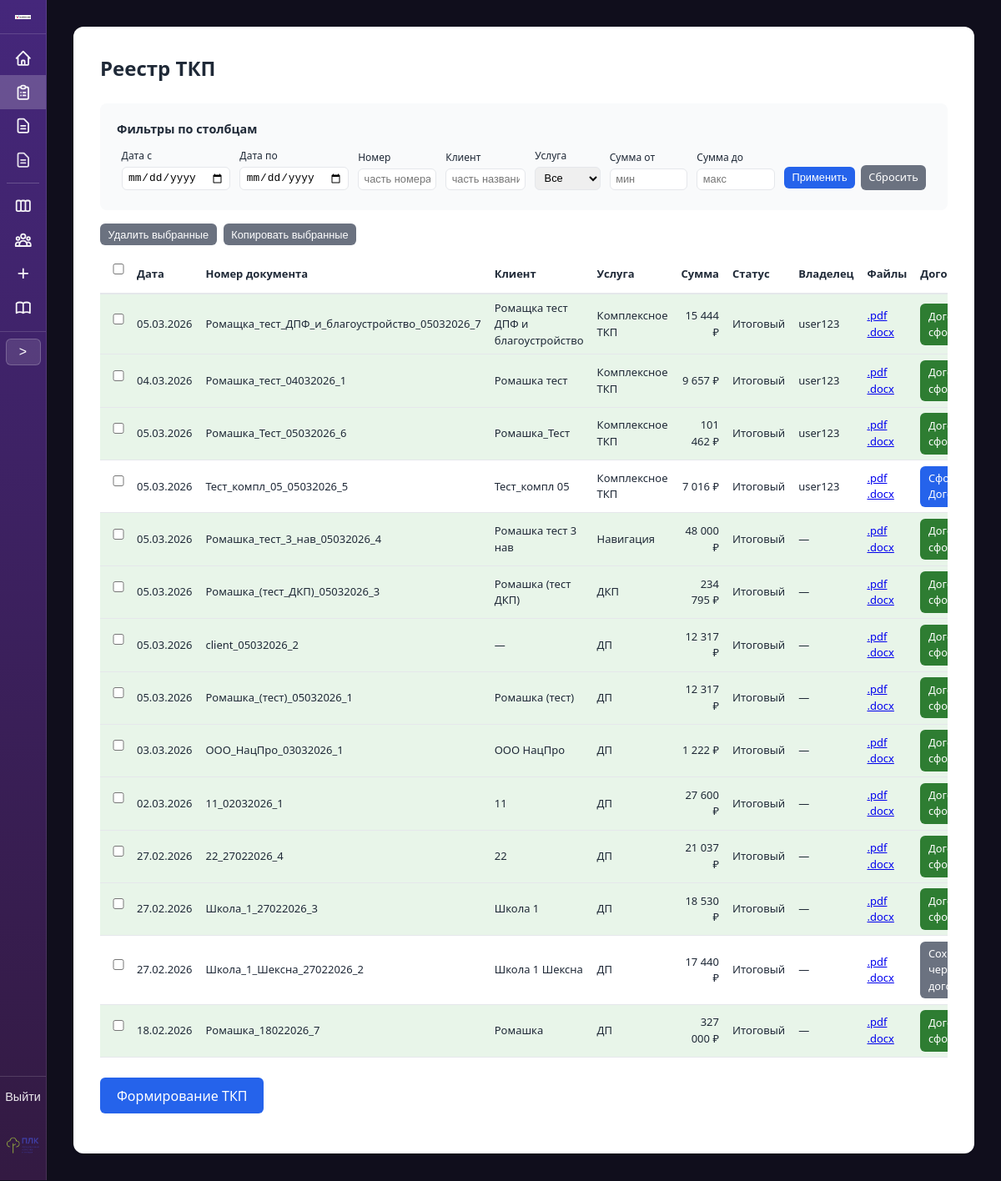
/table/ (signed in), run on an earlier commit of the app's database.
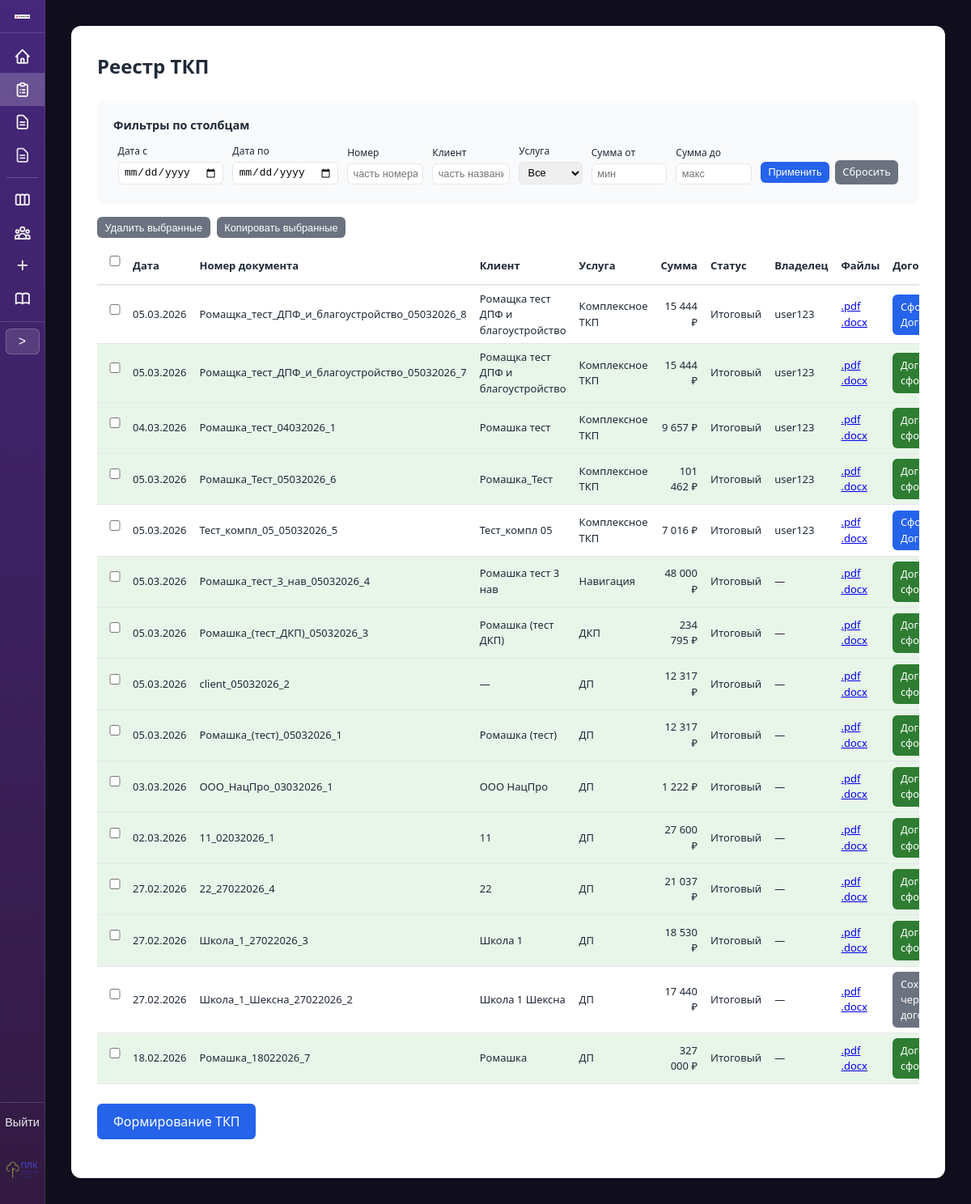
And on a later commit of the database.
### proposals/models.py (models this page shows, shortened)
class TKPRecord(models.Model):
    STATUS_DRAFT = 'draft'
    STATUS_FINAL = 'final'
    STATUS_CHOICES = [
        (STATUS_DRAFT, 'Черновик'),
        (STATUS_FINAL, 'Итоговый'),
    ]
    date = models.DateField('Дата')
    number = models.CharField('Номер документа', max_length=150, unique=True)
    client = models.CharField('Клиент', max_length=255, blank=True)
    service = models.CharField('Услуга', max_length=255)
    sum_total = models.DecimalField('Сумма', max_digits=15, decimal_places=2, default=0)
    room = models.TextField('Параметры объекта / помещение', blank=True)
    s = models.CharField('Площадь / количество', max_length=100, blank=True)
    text = models.TextField('Произвольный текст из ТКП', blank=True)
    status = models.CharField(
        'Статус',
        max_length=20,
        choices=STATUS_CHOICES,
        default=STATUS_FINAL,
    )
    notes = models.TextField('Заметки по сделке', blank=True, default='')
    rows_json = models.JSONField(
        'Строки комплексного ТКП (позиции)',
        null=True,
        blank=True,
        help_text='Список строк: service_name, comment, srok, unit, quantity, price_per_unit, total',
    )
    created_at = models.DateTimeField('Создано', auto_now_add=True)
    created_by = models.ForeignKey(
        settings.AUTH_USER_MODEL,
        on_delete=models.SET_NULL,
        null=True,
        blank=True,
        related_name='created_tkp_records',
        verbose_name='Владелец',
    )
    class Meta:
        verbose_name = 'Запись ТКП'
        verbose_name_plural = 'Записи ТКП'
        ordering = ['-created_at']

### proposals/views.py (the view, shortened to what this page needs)
# urls.py: path('table/', views.table_view, name='table'),
@login_required
@require_http_methods(['GET', 'POST'])
def table_view(request):
    records = TKPRecord.objects.select_related('created_by').all()
    date_from = request.GET.get('date_from', '').strip()
    date_to = request.GET.get('date_to', '').strip()
    number = request.GET.get('number', '').strip()
    client = request.GET.get('client', '').strip()
    service = request.GET.get('service', '').strip()
    sum_min = request.GET.get('sum_min', '').strip()
    sum_max = request.GET.get('sum_max', '').strip()
    if date_from:
        try:
            d = datetime.strptime(date_from, '%Y-%m-%d').date()
            records = records.filter(date__gte=d)
        except ValueError:
            pass
    if date_to:
        try:
            d = datetime.strptime(date_to, '%Y-%m-%d').date()
            records = records.filter(date__lte=d)
        except ValueError:
            pass
    if number:
        records = records.filter(number__icontains=number)
    if client:
        records = records.filter(client__icontains=client)
    if service:
        records = records.filter(service=service)
    if sum_min:
        try:
            records = records.filter(sum_total__gte=Decimal(sum_min.replace(',', '.')))
        except (ValueError, Exception):
            pass
    if sum_max:
        try:
            records = records.filter(sum_total__lte=Decimal(sum_max.replace(',', '.')))
        except (ValueError, Exception):
            pass
    services = list(TKPRecord.objects.values_list('service', flat=True).distinct().order_by('service'))
    contract_template_by_service = SERVICE_TO_CONTRACT_TEMPLATE
    contract_by_tkp = {
        c.tkp_id: c
        for c in ContractRecord.objects.filter(
            status=ContractRecord.STATUS_FINAL, tkp__isnull=False
        ).select_related('tkp')
    }
    contract_draft_by_tkp = {
        c.tkp_id: c
        for c in ContractRecord.objects.filter(
            status=ContractRecord.STATUS_DRAFT, tkp__isnull=False
        ).select_related('tkp')
    }
    contract_template_by_tkp = {}
    for r in records:
        if r.service == 'Комплексное ТКП' and r.rows_json:
            tpl = get_contract_template_for_complex_tkp(r.rows_json)
            contract_template_by_tkp[r.pk] = tpl if tpl else True
    context = {
        'records': records,
        'filters': {
            'date_from': date_from,
            'date_to': date_to,
            'number': number,
            'client': client,
            'service': service,
            'sum_min': sum_min,
            'sum_max': sum_max,
        },
        'services_list': services,
        'contract_template_by_service': contract_template_by_service,
        'contract_template_by_tkp': contract_template_by_tkp,
        'contract_by_tkp': contract_by_tkp,
        'contract_draft_by_tkp': contract_draft_by_tkp,
    }
    return render(request, 'proposals/table.html', context)

### proposals/templatetags/proposal_filters.py (called while the page is built)
@register.filter
def get_item(d, key):
    if d is None:
        return None
    return d.get(key) if hasattr(d, 'get') else None

@register.filter
def format_price(value):
    if value is None:
        return ''
    try:
        s = str(int(value))
    except (ValueError, TypeError):
        return str(value)
    n = len(s)
    if n <= 3:
        return s
    r = n % 3 or 3
    result = s[:r]
    for i in range(r, n, 3):
        result += ' ' + s[i:i + 3]
    return result

### proposals/views.py (called while the page is built)
def get_contract_template_for_complex_tkp(rows):
    if not rows:
        return None
    service_names = {r.get('service_name', '').strip() for r in rows}
    has_facade = 'Фасад' in service_names
    has_blag = 'Благоустройство' in service_names
    if has_facade and has_blag:
        return '08_Договор_ДПФ_Благоустройство.docx'
    nav_content_count = sum(1 for s in ('Навигация', 'Контент', 'Навигация_стенды') if s in service_names)
    if nav_content_count >= 2:
        return '05_Договор_Контент_Навигация.docx'
    return None

### proposals/templates/proposals/table.html (shortened to what the changed rows need)
{% extends "proposals/base.html" %}
{% load proposal_filters %}
{% block container_extra_class %}container--wide{% endblock %}
{% block content %}
<div style="overflow-x: auto;">
<h1>Реестр ТКП</h1>
<form id="bulk-form-tkp" method="post" action="{% url 'proposals:table' %}{% if request.GET %}?{{ request.GET.urlencode }}{% endif %}">
<table class="table-tkp-list" style="width: 100%; border-collapse: collapse; margin-top: 0; font-size: 0.8125rem;">
    <thead>
        <tr style="border-bottom: 2px solid var(--border);">
            <th style="text-align: center; padding: 0.4rem 0.5rem; width: 2.5rem;"><input type="checkbox" id="tkp-select-all" title="Выбрать все" aria-label="Выбрать все"></th>
            <th style="text-align: left; padding: 0.4rem 0.5rem;">Дата</th>
            <th style="text-align: left; padding: 0.4rem 0.5rem;">Номер документа</th>
            <th style="text-align: left; padding: 0.4rem 0.5rem;">Клиент</th>
            <th style="text-align: left; padding: 0.4rem 0.5rem;">Услуга</th>
            <th style="text-align: right; padding: 0.4rem 0.5rem;">Сумма</th>
            <th style="text-align: left; padding: 0.4rem 0.5rem;">Статус</th>
            <th style="text-align: left; padding: 0.4rem 0.5rem;">Владелец</th>
            <th style="text-align: left; padding: 0.4rem 0.5rem;">Файлы</th>
            <th style="text-align: left; padding: 0.4rem 0.5rem;">Договор</th>
        </tr>
    </thead>
    <tbody>
        {% for r in records %}
        {% with contract_for_row=contract_by_tkp|get_item:r.pk contract_draft_for_row=contract_draft_by_tkp|get_item:r.pk %}
        <tr class="{% if r.status == 'draft' %}tkp-row-draft{% elif contract_for_row %}tkp-row-with-contract{% endif %}" style="border-bottom: 1px solid var(--border);">
            <td style="padding: 0.4rem 0.5rem; text-align: center;"><input type="checkbox" name="ids" value="{{ r.pk }}" form="bulk-form-tkp" class="tkp-row-cb"></td>
            <td style="padding: 0.4rem 0.5rem;">{{ r.date|date:"d.m.Y" }}</td>
            <td style="padding: 0.4rem 0.5rem;">
                {% if r.status == 'draft' %}
                <a href="{% if r.service == 'Комплексное ТКП' %}{% url 'proposals:complex_form' %}?draft_id={{ r.pk }}{% else %}{% url 'proposals:form' %}?draft_id={{ r.pk }}{% endif %}">{{ r.number }}</a>
                {% else %}
                {{ r.number }}
                {% endif %}
            </td>
            <td style="padding: 0.4rem 0.5rem;">{{ r.client|default:"—" }}</td>
            <td style="padding: 0.4rem 0.5rem;">{{ r.service }}</td>
            <td style="padding: 0.4rem 0.5rem; text-align: right;">{{ r.sum_total|format_price }} ₽</td>
            <td style="padding: 0.4rem 0.5rem;">{{ r.get_status_display|default:"Итоговый" }}</td>
            <td style="padding: 0.4rem 0.5rem;">{% if r.created_by %}{{ r.created_by.get_full_name|default:r.created_by.username }}{% else %}—{% endif %}</td>
            <td style="padding: 0.4rem 0.5rem;">
                {% if r.status == 'draft' %}—{% else %}
                <a href="{% url 'proposals:download_file' 'pdf' %}?f={{ r.number|urlencode }}" class="table-file-link">.pdf</a>
                <a href="{% url 'proposals:download_file' 'docx' %}?f={{ r.number|urlencode }}" class="table-file-link">.docx</a>
                {% endif %}
            </td>
            <td style="padding: 0.4rem 0.5rem;">
                {% if r.status == 'draft' %}
                {% if r.pk in contract_template_by_tkp or r.service in contract_template_by_service %}
                <a href="{% url 'proposals:requisites_add' %}?tkp_id={{ r.pk }}&from=contract" class="btn btn-sm">Сформировать Договор</a>
                {% else %}—{% endif %}
                {% elif contract_for_row %}
                <a href="#" class="btn btn-sm btn-contract-done" data-contract-card="{% url 'proposals:contract_card' contract_for_row.pk %}">Договор сформирован</a>
                {% elif contract_draft_for_row %}
                <a href="{% url 'proposals:contract_form' r.pk %}?contract_draft_id={{ contract_draft_for_row.pk }}" class="btn btn-sm btn-contract-draft">Сохранен черновик договора</a>
                {% elif r.service in contract_template_by_service %}
                <a href="{% url 'proposals:requisites_add' %}?tkp_id={{ r.pk }}&from=contract" class="btn btn-sm">Сформировать Договор</a>
                {% elif r.pk in contract_template_by_tkp %}
                <a href="{% url 'proposals:requisites_add' %}?tkp_id={{ r.pk }}&from=contract" class="btn btn-sm">Сформировать Договор</a>
                {% else %}
                —
                {% endif %}
            </td>
        </tr>
        {% endwith %}
        {% empty %}
        <tr>
            <td colspan="11" style="padding: 0.75rem; color: var(--text-muted); font-size: 0.8125rem;">Нет сформированных ТКП</td>
        </tr>
        {% endfor %}
    </tbody>
</table>
</form>
{% endblock %}

What changed in the data, as far as the page shows it:
added TKPRecord: date "05.03.2026", number "Ромащка_тест_ДПФ_и_благоустройство_05032026_8", client "Ромащка тест ДПФ и благоустройство", service "Комплексное ТКП", sum_total "15 444", status "Итоговый", created_by.get_full_name "user123"
